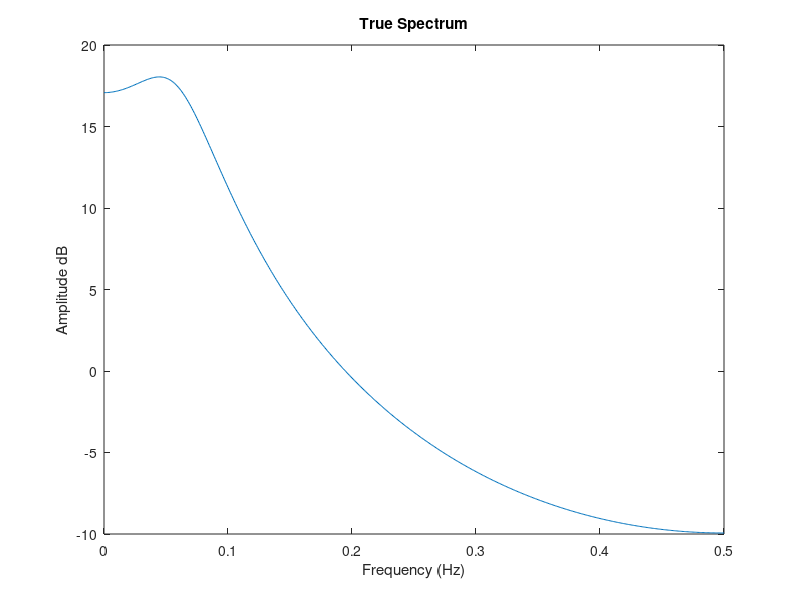
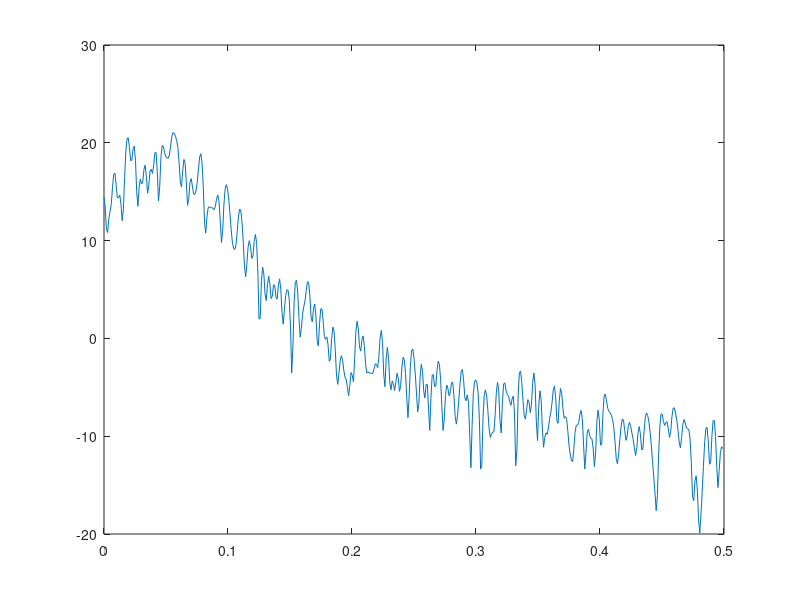
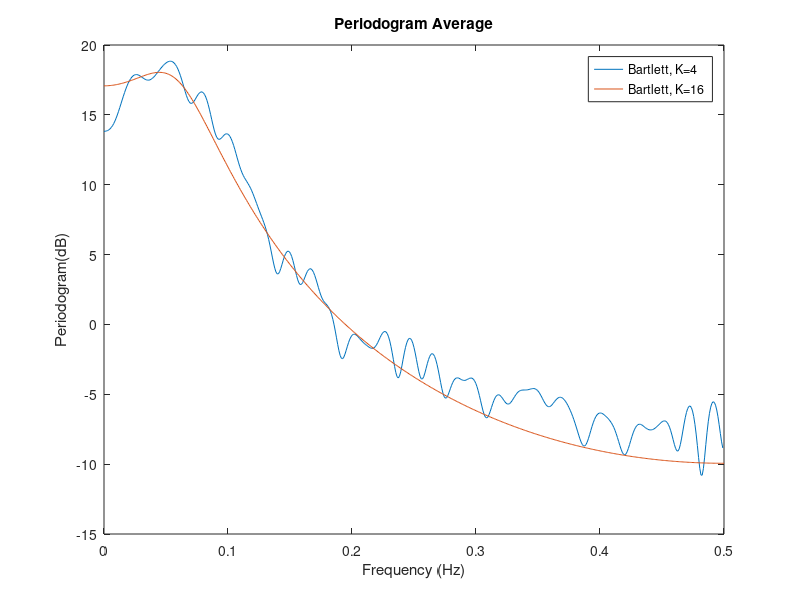

Here is the MATLAB script that generated these plots, in order: (Note: this script raises an error after producing the figures.)

%% ##### Task 1 #####
% Task 1.1

f0=0:0.001:0.5;
A = [1 -1.5 0.64];
B = 1;

G = freqz(B,A,2*pi*f0);
y = 20*log10(abs(G));

figure(1)
plot(f0,y)
xlabel('Frequency (Hz)')
ylabel('Amplitude dB')
title('True Spectrum')

%% Task 1.2
% Generate a periodogram This is Gaussian noise , W.
N = 1024;
L = 50;

b = randn(1,N+L);
A = [1 -1.5 0.64];
f=0:1/N:(N-1)/(2*N); 

x = filter(1,A,b);

x=x(L+1:end);

X=fft(x,N);
P=X.*conj(X)/N;
P=P(1:N/2);
PdB=10*log10(abs(P));

f0=0:0.001:0.5;
G = freqz(1,A,2*pi*f0);
y = 20*log10(abs(G));

figure(2)
plot(f,PdB)
 hold on
 plot(f0,y)
 hold off
 title('Periodogram (dB) vs Frequency (Hz)')
xlabel('Frequency (Hz)')
ylabel('Periodogram(dB)')
 %% Task 1.3
 
 N = 1024;
 L = 50;
 K1 = 4;
 M1 = N/K1;
 f=0:1/N:(N-1)/(2*N);
 b = randn(1,N+L);
 A = [1 -1.5 0.64];
 
 x = filter(1,A,b);
 x=x(L+1:end);
 
 
 xx1=reshape(x,M1,K1);
 XX1=fft(xx1,N);
 PP1=XX1.*conj(XX1)/M1;
 PB1=mean(PP1');
 PB1=PB1(1:N/2)';
 
 plot(f,10*log10(abs(PB1)))
 hold on
 
 K2 = 16;
 M2 = N/K2;
 
 xx2=reshape(x,M2,K2);
 XX2=fft(xx2,N);
 PP2=XX2.*conj(XX2)/M2;
 PB2=mean(PP2');
 PB2=PB2(1:N/2)';
 
 figure(3)
 plot(f,10*log10(abs(PB2)))
 hold on
 
 f0=0:0.001:0.5;
 G = freqz(1,A,2*pi*f0);
 y = 20*log10(abs(G));
 

 plot(f0,y)
 hold off
 
 title('Periodogram Average')
 legend('Bartlett, K=4','Bartlett, K=16','True Spectrum')
 xlabel('Frequency (Hz)')
ylabel('Periodogram(dB)')
 
 %% ##### Task 2 #####
 
 %% Task 2.1


 %% Task 2.2

 %% Task 2.3
 
 N = 1024;
 L = 50;
 K1 = 4;
 M1 = N/K1;
 f=0:1/N:(N-1)/(2*N);
 b = randn(1,N+L);
 A = [1 -1.5 0.64];
 
x = filter(1,A,b);
x=x(L+1:end);
w= window(@hamming,M1);
figure(4)
PW = pwelch(x,w,[],2*pi*f)*2*pi;
plot(f,10*log10(abs(PW)))
hold on

 % Pure estimation
 K2 = 16;
 M2 = N/K2;
 
 xx2=reshape(x,M2,K2);
 XX2=fft(xx2,N);
 PP2=XX2.*conj(XX2)/M2;
 PB2=mean(PP2');
 PB2=PB2(1:N/2)';
 %figure(77)
 plot(f,10*log10(abs(PB2)))
 hold off
 
 title('Periodogram Average Vs Pure estimation of Periodogram Average')
 legend('Welch','Bartlett, K=16')
 xlabel('Frequency (Hz)')
 ylabel('Periodogram(dB)')
 
 %% ##### Task 3 #####
 
 % Task 3.1
 
N = 1024;
L = 50;
b = randn(1,N+L);
x = filter(1,[1 -1.5 0.64], b);
x = x(L+1:end);
M1 = 64;
%M1 = 10;
NFFT = 1024;
 
[PBT, fgrid] = btmethod(x, M1, NFFT);
figure(5)
plot(fgrid,PBT)
hold on

% Task 3.2 Bartlett

K = 16;
f=0:1/N:(N-1)/(2*N);
b = randn(1,N+L);
A = [1 -1.5 0.64];
 
x = filter(1,A,b);
x=x(L+1:end);

M = N/K;
xx = reshape(x,M,K);
XX = fft(xx,N);
PP = XX.*conj(XX)/M;
PB = mean(PP');
PB = PB(1:N/2);
 
 plot(f,10*log10(abs(PB)));

 hold off
 title('Estemated Spectrum Vs Bartlett ')
 legend('Blackman-Tukey','Bartlett')
 xlabel('Frequency (Hz)')
 ylabel('Periodogram(dB)')
 
%% ##### Task 4 #####
% Task 4.1
N = 1024;
L = 50;
b = randn(1,N+L);
x = filter(1,[1 -1.5 0.64], b);
x = x(L+1:end);

order = 2;

[PAR,f_ar] = pyulear(x,order,N);
f_ar=f_ar/(2*pi);
PAR=PAR.*pi;

figure(6)
plot(f_ar,10*log10(abs(PAR)));
hold on
% True spectrum
f0=0:0.001:0.5;
A = [1 -1.5 0.64];
B = 1;

G = freqz(B,A,2*pi*f0);
y = 20*log10(abs(G));

plot(f0,y)
hold off

legend('Parametric AR','True Spectrum');
title('Parametric AR Modeling')
xlabel('Frequency (Hz)')
ylabel('Periodogram(dB)')
%% Task 4.2

N = 1024;
L = 50;
b = randn(1,N+L);
x = filter(1,[1 -1.5 0.64], b);
x = x(L+1:end);

order = 1;

[PAR,f_ar] = pyulear(x,order,N);
f_ar=f_ar/(2*pi);
PAR=PAR.*pi;

figure(7)
plot(f_ar,10*log10(abs(PAR)));
hold on

N = 1024;
L = 50;
b = randn(1,N+L);
x = filter(1,[1 -1.5 0.64], b);
x = x(L+1:end);

order = 100;

[PAR,f_ar] = pyulear(x,order,N);
f_ar=f_ar/(2*pi);
PAR=PAR.*pi;


plot(f_ar,10*log10(abs(PAR)));
hold on

% True spectrum
f0=0:0.001:0.5;
A = [1 -1.5 0.64];
B = 1;

G = freqz(B,A,2*pi*f0);
y = 20*log10(abs(G));

plot(f0,y)
hold off
title('Parametric AR Modeling')
legend('Parametric AR, p=1','Parametric AR, p=100','True Spectrum')
xlabel('Frequency (Hz)')
ylabel('Periodogram(dB)')
%% ##### Task 5 #####

% 5.1

N = 8192;
f0=0:0.001:0.5;

A = [1 -0.24 0.08 -0.37 0.52];
B = [1 0.56 0.81];

G = freqz(B,A,2*pi*f0);
Y = 20*log10(abs(G));

figure(8)
plot(f0, Y)
title('True Spectrum, ARMA')
xlabel('Frequency (Hz)')
ylabel('Periodogram(dB)')
%% 5.2


%% 5.3

N = 8192;
A = [1 -0.24 0.08 -0.37 0.52];
B = [1 0.56 0.81];

random = randn(1,N);
x = filter(B,A,random);

NFFT = 2048;

for p=10:10:50
    
    [PAR,f_ar] = pyulear(x,p,NFFT);
    f_ar=f_ar/(2*pi);
    PAR=PAR.*pi;
    figure(10)
    plot(f_ar,10*log10(abs(PAR)));
    hold on
end

% True Spectrum
f0=0:0.001:0.5;
G = freqz(B,A,2*pi*f0);
Y = 20*log10(abs(G));

plot(f0, Y,'Linewidth',2)

hold off
title('AR Modeling')
legend('Order = 10','Order = 20','Order = 30','Order = 40','Order = 50','True')
xlabel('Frequency (Hz)')
ylabel('Periodogram(dB)')

%% ##### Task 6 #####
% 6.1

f0=0:0.001:0.5;

A_d = [1 -0.13 0.9];
B_d = 1;

A_w = 1;
B_w = [1 -0.8 0.2];

G_d = freqz(B_d,A_d,2*pi*f0);
Y_d = 10*log10(abs(G_d));

G_w = freqz(B_w,A_w,2*pi*f0);
Y_w = 10*log10(abs(G_w));

figure(11)
plot(f0, Y_d)
hold on
plot(f0,Y_w)
hold off

title('Filter magnitude Response G vr frequency')
legend('Desired Signal response','Disturbance response')
legend('Desired[n]','Disturbance[n]')
xlabel('Linear frequency')
ylabel('Magnitude response')


%% 6.A.3

figure(12)

% p=1
r_d1 = 5.2879;
r_w1 = 1.68;
r_x1 = r_d1 + r_w1;
R_X1 = toeplitz(r_x1);
h_1 = R_X1\r_d1;
[H1,W1] = freqz(h_1);
subplot(2,2,1)
plot(W1/pi,20*log10(abs(H1)));
title('p=1')

% p=2
r_d2 = [5.2879 ;0.3618];
r_w2 = [1.68; -0.96];
r_x2 = r_d2 + r_w2;
R_X2 = toeplitz(r_x2);
h_2 = R_X2\r_d2;
[H2,W2] = freqz(h_2);
subplot(2,2,2)
plot(W2/pi,20*log10(abs(H2)));
title('p=2')

% p=5
r_d5(1) = 5.2879;
r_d5(2) = 0.3618;
r_w5 = [1.68; -0.96; 0.2; 0; 0]; 
for k = 3:5
    r_d5(k) = 0.13.*r_d5(k-1) - 0.9.*r_d5(k-2);   
end
r_d5 = r_d5';
r_x5 = r_d5 + r_w5;
R_X5 = toeplitz(r_x5);
h_5 = R_X5\r_d5;
[H5,W5] = freqz(h_5);
subplot(2,2,3)
plot(W5/pi,20*log10(abs(H5)));
title('p=5')

% p=10
r_d10(1) = 5.2879;
r_d10(2) = 0.3618;
r_w10 = [1.68; -0.96; 0.2; 0; 0; 0; 0; 0; 0; 0]; 
for k = 3:10
    r_d10(k) = 0.13.*r_d10(k-1) - 0.9.*r_d10(k-2);   
end
r_d10 = r_d10';
r_x10 = r_d10 + r_w10;
R_X10 = toeplitz(r_x10);
h_10 = R_X10\r_d10;
[H10,W10] = freqz(h_10);
subplot(2,2,4)
plot(W10/pi,20*log10(abs(H10)));
title('p=10')




%% 6.5

N = 200;

ed = randn(1,N);
ew = randn(1,N);

A_d = [1 -0.13 0.9];
B_d = 1;

A_w = 1;
B_w = [1 -0.8 0.2];

d_n = filter(B_d,A_d,ed);
w_n = filter(B_w,A_w,ew);

x_n = d_n + w_n;

plot(d_n(150:end))
hold on
plot(x_n(150:end))

 % p=1
d_pn = conv(x_n,h_1);
d_pn = d_pn(1:N);
e_p1 = d_n-d_pn;
MSE_emp1 = norm(e_p1)^2/N











